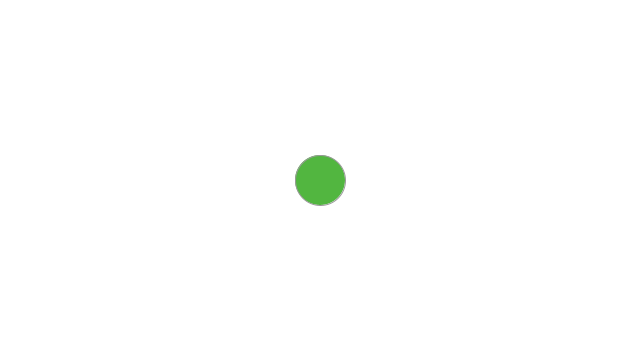
Frame 1 (no input)
Frame 60 (the mouse pressed at the canvas centre just before this capture): identical to frame 1, image omitted
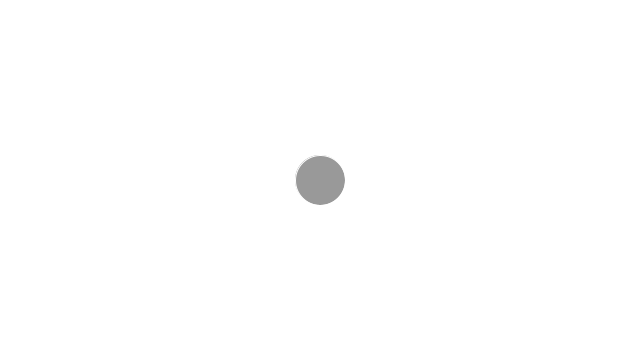
Frame 120 (the mouse held since frame 60 and released just before this capture)

The Processing sketch that drew these frames (run headless with seeded random() and noise(); from frame 60 on, the mouse is pressed at the canvas centre):

// Processing sketch: CircleMouseOverDetection
// ── CircleMouseOverDetection.pde
float bx;
float by;
int radius = 50;
boolean overButton = false;
boolean locked = false;
float xOffset = 0.0; 
float yOffset = 0.0; 

void setup() {
  size(640, 360);
  bx = width/2.0;
  by = height/2.0;
  ellipse(bx, by, radius, radius);  
}

void draw() { 
  background(255);
  
  // Test if the cursor is over the box 
  if (mouseX > bx-radius && mouseX < bx+radius && 
      mouseY > by-radius && mouseY < by+radius) {
    overButton = true;  
    if(!locked) { 
      stroke(255); 
      fill(153);
    } 
  } else {
    stroke(153);
    fill(#52B640);
    overButton = false;
  }
  
  // Draw the box
  ellipse(bx, by, radius, radius);
}
